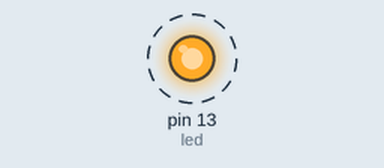
Simulated run of this sketch. Board: Arduino Uno, built with avr-gcc and run on an emulated ATmega328P. On the bench: output pins drawn as LEDs (lit = HIGH). Dashed ring = blinking. What the sketch prints to the serial monitor is not drawn.

Above: at 0.5 s.
Timing chart, 0 to 4.6 s (numbered marks = the images above):
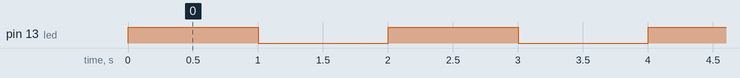

Measured:
- by itself, pin 13 (led): alternates HIGH for 1.0 s and LOW for 1.0 s

The sketch:

led_internal.ino
```cpp
//buat variable untuk pin mana yang dipake
int led=13;

void setup() {
  // setting pin itu OUTPUT atau INPUT
  pinMode(led, OUTPUT);
  //serial monitor untuk melihat perintah
  Serial.begin(9600);
}

void loop() {
 digitalWrite(led, HIGH); //LED MENYALA
 Serial.println("LED Menyala");
 delay(1000); //Jeda 1 detik
 digitalWrite(led, LOW); //LED MATI
 Serial.println("LED Mati");
 delay(1000);
}
```
